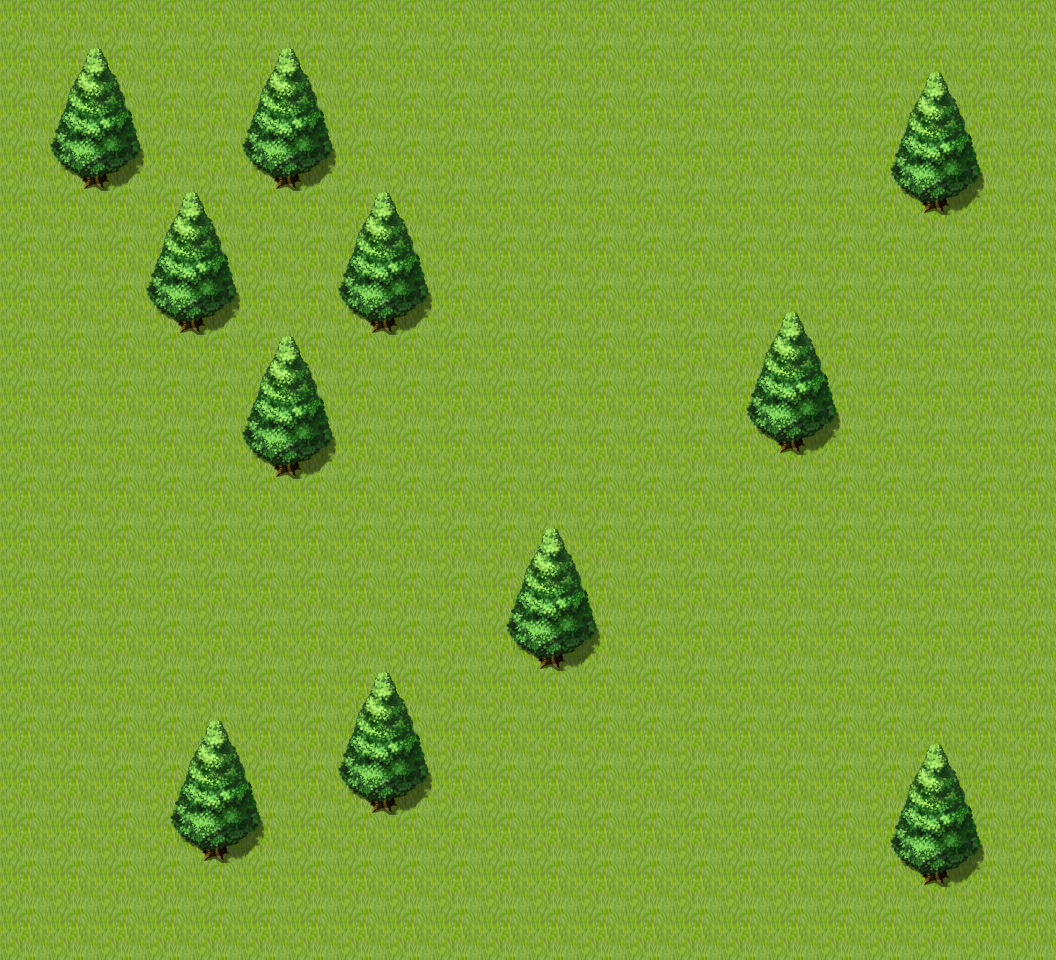

This game map was drawn from its Tiled (.tmx) file and the tilesets committed beside it. A one-line description and the trimmed map source follow:
An orthogonal 44x40 tile map with 24x24 px tiles, 9 tile layers (under0_none, under1_ground, under2_none, under3_none, ...), 3 tilesets and 24 objects (2x w, 2x 2, 2x 1, 2x map3, 2x map5, ...).

<map version="1.0" tiledversion="1.1.6" orientation="orthogonal" renderorder="right-down" width="44" height="40" tilewidth="24" tileheight="24" infinite="0" nextobjectid="56">
 <tileset firstgid="1" source="tilesets/fsm_town01_a2.tsx" />
 <tileset firstgid="769" source="tilesets/fsm_town01_b.tsx" />
 <tileset firstgid="1793" source="tilesets/fsm_forest01_a1.tsx" />
 <layer name="under0_none" width="44" height="40">
  <data>[1760 cells, 0 non-empty, 0 distinct tile ids]</data>
 </layer>
 <layer name="under1_ground" width="44" height="40">
  <data>[1760 cells, 1760 non-empty, 4 distinct tile ids]</data>
 </layer>
 <layer name="under2_none" width="44" height="40">
  <data>[1760 cells, 0 non-empty, 0 distinct tile ids]</data>
 </layer>
 <layer name="under3_none" width="44" height="40">
  <data>[1760 cells, 0 non-empty, 0 distinct tile ids]</data>
 </layer>
 <layer name="under4_objects" width="44" height="40">
  <data>[1760 cells, 88 non-empty, 8 distinct tile ids]</data>
 </layer>
 <layer name="under5_none" width="44" height="40">
  <data>[1760 cells, 0 non-empty, 0 distinct tile ids]</data>
 </layer>
 <layer name="over6_objects" width="44" height="40">
  <data>[1760 cells, 176 non-empty, 16 distinct tile ids]</data>
 </layer>
 <layer name="over7_none" width="44" height="40">
  <data>[1760 cells, 0 non-empty, 0 distinct tile ids]</data>
 </layer>
 <layer name="over8_none" width="44" height="40">
  <data>[1760 cells, 0 non-empty, 0 distinct tile ids]</data>
 </layer>
 <objectgroup name="npc_layer">
  <object id="44" name="youngwoman01" type="w" x="96" y="216" width="48" height="48" />
  <object id="43" name="youngman01" type="w" x="264" y="312" width="48" height="48" />
  <object id="45" name="boy01" x="384" y="432" width="48" height="48">
   <properties>
    <property name="direction" value="east" />
   </properties>
  </object>
  <object id="46" name="girl01" x="552" y="192" width="48" height="48">
   <properties>
    <property name="direction" value="west" />
   </properties>
  </object>
 </objectgroup>
 <objectgroup name="collision_layer">
  <object id="19" x="48" y="144" width="96" height="48" />
  <object id="20" x="240" y="144" width="96" height="48" />
  <object id="21" x="888" y="168" width="96" height="48" />
  <object id="22" x="144" y="288" width="96" height="48" />
  <object id="23" x="336" y="288" width="96" height="48" />
  <object id="24" x="240" y="432" width="96" height="48" />
  <object id="25" x="744" y="408" width="96" height="48" />
  <object id="26" x="504" y="624" width="96" height="48" />
  <object id="27" x="336" y="768" width="96" height="48" />
  <object id="28" x="168" y="816" width="96" height="48" />
  <object id="29" x="888" y="840" width="96" height="48" />
  <object id="53" x="336" y="432" width="48" height="48" />
 </objectgroup>
 <objectgroup name="spawn_layer">
  <object id="38" name="map2" type="2" x="984" y="744" width="48" height="48" />
  <object id="39" name="map2" type="1" x="984" y="192" width="48" height="48" />
  <object id="42" name="map3" x="696" y="24" width="48" height="48">
   <properties>
    <property name="direction" value="north" />
   </properties>
  </object>
  <object id="55" name="map5" x="144" y="24" width="48" height="48" />
 </objectgroup>
 <objectgroup name="portal_layer">
  <object id="36" name="map2" type="2" x="1056" y="624" width="24" height="336" />
  <object id="37" name="map2" type="1" x="1056" y="0" width="24" height="336" />
  <object id="41" name="map3" x="624" y="-24" width="264" height="24" />
  <object id="54" name="map5" x="0" y="-24" width="336" height="24" />
 </objectgroup>
</map>
